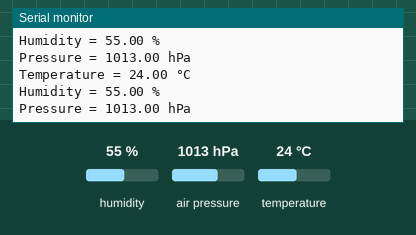
Simulated run of this sketch. Board: Arduino Uno, built with avr-gcc and run on an emulated ATmega328P. On the bench: the last lines printed to the serial monitor. The inputs (shaded band) are chosen by the test bench; at power-on: humidity 55 %, air pressure 1013 hPa, temperature 24 °C.

Above: at 2.8 s.
2.9 s: humidity set to 22 %
At 4.8 s:
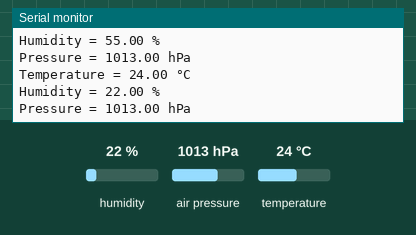
5.6 s: air pressure set to 952 hPa
At 6.6 s:
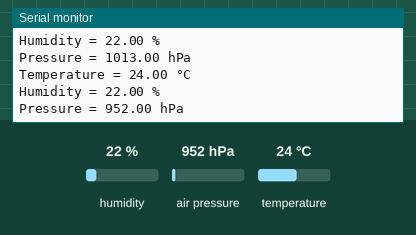
8.3 s: temperature set to 12 °C
At 11.3 s:
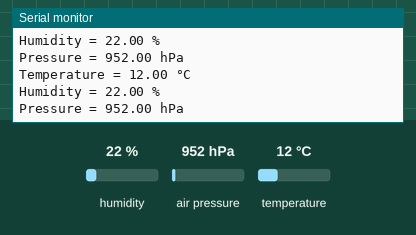

Measured:
- after the input at 2.9 s, the serial monitor: prints a new line after 1.1 s (image 1)
- after the input at 5.6 s, the serial monitor: prints a new line after 0.47 s (image 2)
- after the input at 8.3 s, the serial monitor: prints a new line after 1.7 s (image 3)

The sketch:

BME280.ino
```cpp
#include <Wire.h>
#include <Adafruit_Sensor.h>
#include <Adafruit_BME280.h>

// Create an instance of the BME280 sensor
Adafruit_BME280 bme;

void setup() {
  Serial.begin(9600);
  // Check if BME280 sensor is found
  if (!bme.begin(0x76)) { // Some modules use address 0x76, others 0x77
    Serial.println("Could not find a valid BME280 sensor, check wiring!");
    while (1);
  }
}

void loop() {
  // Read data from the BME280 sensor
  float temperature = bme.readTemperature();  // Temperature in Celsius
  float humidity = bme.readHumidity();        // Humidity in %
  float pressure = bme.readPressure() / 100.0F; // Pressure in hPa

  // Print the readings to the serial monitor
  Serial.print("Temperature = ");
  Serial.print(temperature);
  Serial.println(" °C");

  Serial.print("Humidity = ");
  Serial.print(humidity);
  Serial.println(" %");

  Serial.print("Pressure = ");
  Serial.print(pressure);
  Serial.println(" hPa");

  delay(2000); // Wait 2 seconds before taking another reading
}
```
